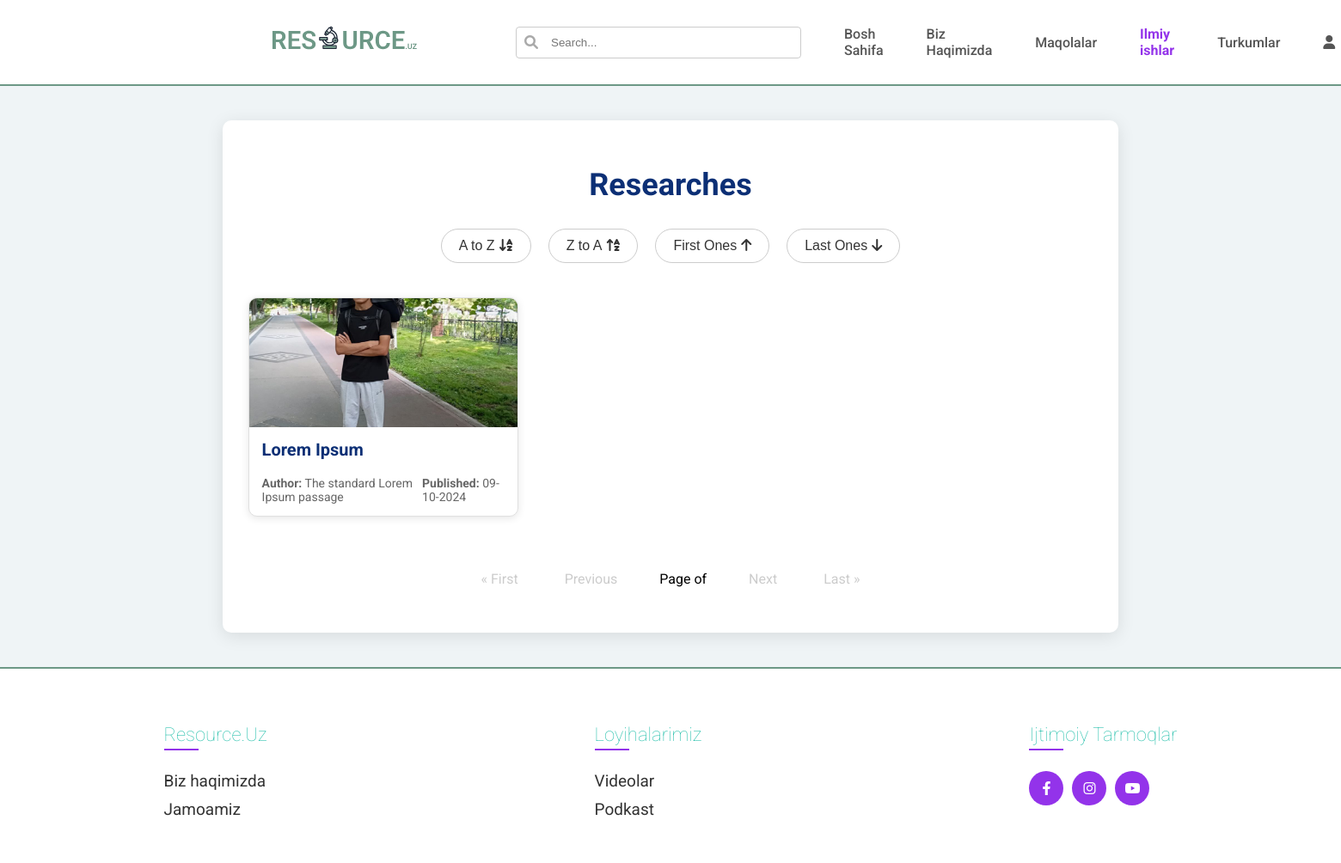
The page /researches/ on the database its author committed.
### articles/models.py (models this page shows, shortened)
class Research(models.Model):
    title = models.CharField(max_length=200)
    slug = models.SlugField(max_length=200, unique=True, blank=True)  # Set unique=True
    abstract = models.TextField(default="")
    content_file = models.FileField(upload_to='research/content/', blank=True, null=True)
    author = models.CharField(max_length=100)
    published_date = models.DateTimeField(default=timezone.now)
    category = models.ForeignKey(Category, on_delete=models.CASCADE)
    views = models.PositiveIntegerField(default=0)  # Add views field
    keywords = models.CharField(max_length=200, blank=True)
    image = models.ImageField(upload_to='research/images/', blank=True, null=True)

### articles/views.py (the view)
# urls.py: path('researches/', researches_list, name='researches_list'),
def researches_list(request):
    researches = Research.objects.all()
    return render(request, 'researches/researches_list.html', {'researches': researches})

### articles/templates/researches/researches_list.html (shortened to what this page needs)
{% load static %}
<!DOCTYPE html>
<html lang="uz">
<head>
    <link rel="stylesheet" href="{% static 'articles/css/styles.css' %}" />
    <link rel="stylesheet" href="{% static 'articles/css/list.css' %}" />
    <link rel="stylesheet" href="https://cdnjs.cloudflare.com/ajax/libs/font-awesome/6.0.0-beta3/css/all.min.css"/>
</head>
<body>
    {% include 'includes/navbar.html' %}
    <div class="content">
        <h1>Researches</h1>
        <div class="btns">
            <form class="btns" method="GET" action="">
                <button type="submit" class="btn" name="sort" value="az">
                    A to Z <i class="fas fa-sort-alpha-down"></i>
                </button>
                <button type="submit" class="btn" name="sort" value="za">
                    Z to A <i class="fas fa-sort-alpha-up"></i>
                </button>
                <button type="submit" class="btn" name="sort" value="first">
                    First Ones <i class="fas fa-arrow-up"></i>
                </button>
                <button type="submit" class="btn" name="sort" value="last">
                    Last Ones <i class="fas fa-arrow-down"></i>
                </button>
            </form>
        </div>
        <div class="articles-list">
            {% for research in researches %}
            <div class="article-card">
                <a href="{% url 'article_detail' research.slug %}">
                    {% if research.image %}
                    <img src="{{ research.image.url }}" alt="{{ research.title }}" class="article-image" />
                    {% endif %}
                    <div class="card-content">
                        <h2>{{ research.title|truncatechars:100 }}</h2>
                        <div class="card-meta">
                            <p class="author"><strong>Author:</strong> {{ research.author }}</p>
                            <p class="date"><strong>Published:</strong> {{ research.published_date|date:"d-m-Y" }}</p>
                        </div>
                    </div>
                </a>
            </div>
            {% empty %}
            <p>No articles found.</p>
            {% endfor %}
        </div>
        <div class="pagination">
            {% if researches.has_previous %}
                <a href="?page=1&sort={{ request.GET.sort }}">&laquo; First</a>
                <a href="?page={{ researches.previous_page_number }}&sort={{ request.GET.sort }}">Previous</a>
            {% else %}
                <span class="disabled">&laquo; First</span>
                <span class="disabled">Previous</span>
            {% endif %}
            <span>Page {{ researches.number }} of {{ researches.paginator.num_pages }}</span>
            {% if researches.has_next %}
                <a href="?page={{ researches.next_page_number }}&sort={{ request.GET.sort }}">Next</a>
                <a href="?page={{ researches.paginator.num_pages }}&sort={{ request.GET.sort }}">Last &raquo;</a>
            {% else %}
                <span class="disabled">Next</span>
                <span class="disabled">Last &raquo;</span>
            {% endif %}
        </div>
    </div>
    {% include 'includes/footer.html' %}
</body>
</html>

### static/articles/css/styles.css (style rules this page uses)
body { margin: 0; background-color: #eff4f6; font-family: "Roboto", sans-serif; }
.articles-list { display: flex; flex-direction: column; flex: 3; gap: 20px; }
.article-card { display: flex; border: 2px solid #5bb69060; background-color: #fff; border-radius: 8px; box-shadow: 0 2px 8px rgba(0, 0, 0, 0.1); overflow: hidden; transition: transform 0.2s; max-height: 280px; text-decoration: none; }
.article-image { width: 100%; height: 100%; object-fit: cover; border-radius: 0; }

### static/articles/css/list.css (style rules this page uses)
.content { max-width: 63%; margin: 40px auto; padding: 30px; background-color: #ffffff; border-radius: 10px; box-shadow: 0 4px 20px rgba(0, 0, 0, 0.1); }
h1 { font-size: 36px; color: #0c2f75; margin-bottom: 30px; text-align: center; }
.articles-list { display: grid; grid-template-columns: repeat(3, 1fr); gap: 20px; }
.article-card { background-color: #ffffff; border-radius: 10px; overflow: hidden; min-height: max-content; transition: box-shadow 0.3s, transform 0.3s; border: 1px solid #e0e0e0; display: flex; flex-direction: column; box-shadow: 0 2px 10px rgba(0, 0, 0, 0.1); }
.article-image { width: 100%; height: 150px; object-fit: cover; }
.card-content { padding: 0 15px; flex-grow: 1; display: flex; flex-direction: column; justify-content: space-between; }
.article-card a { text-decoration: none; color: #333; }
.card-content h2 { font-size: 20px; margin: 10px 0 5px; color: #0c2f75; }
.card-meta { display: flex; justify-content: space-between; font-size: 14px; color: #666; }
.pagination { display: flex; justify-content: center; margin-top: 40px; padding: 15px 0; }
.pagination .disabled { margin: 0 15px; color: #ccc; font-weight: normal; padding: 8px 12px; border-radius: 5px; cursor: not-allowed; }
.pagination span { margin: 0 10px; padding: 8px 12px; font-size: 16px; }
.btns { display: flex; justify-content: center; margin-bottom: 20px; }
.btn { background-color: transparent; color: #333; border: 1px solid #ccc; border-radius: 25px; padding: 10px 20px; margin: 0 10px; cursor: pointer; font-size: 16px; display: flex; text-align: center; justify-content: center; transition: background-color 0.3s, border-color 0.3s; white-space: nowrap; }
.btn i { margin-left: 5px; }

### rows shown on the page
Research: image (picture), title "Lorem Ipsum", author "The standard Lorem Ipsum passage", published_date "09-10-2024"
